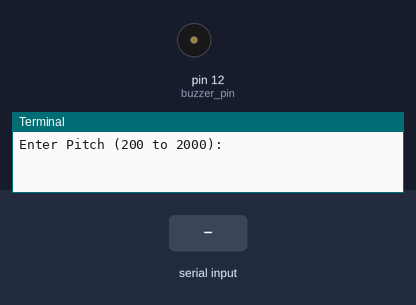
The program below on a simulated Raspberry Pi (header pin numbers). Parts: buzzer (waves = sounding, pin HIGH), the last lines printed to the terminal. Inputs (shaded band) come from the test bench.

Above: at 1.2 s.
1.3 s: "5" typed at the terminal, then Enter
2.8 s: "90" typed at the terminal, then Enter
At 3.05 s:
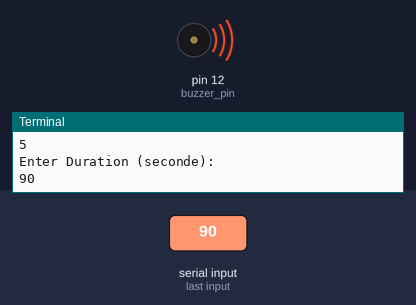
Timing chart, 0 to 11.8 s (numbered marks = the images above; inputs shaded):
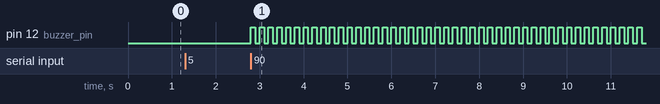

The program:

buzzer.py
```python
# (licence header left out)
import RPi.GPIO as GPIO
import time

try:
    input = raw_input
except NameError:
    pass

buzzer_pin = 12
GPIO.setmode(GPIO.BOARD)
GPIO.setup(buzzer_pin, GPIO.OUT)

def buzz(pitch, duration) :
    period = 1.0 / pitch
    half_period = period / 2
    cycles = int(duration * pitch)
    for i in range(cycles) :
        GPIO.output(buzzer_pin, GPIO.HIGH)
        time.sleep(half_period)
        GPIO.output(buzzer_pin, GPIO.LOW)
        time.sleep(half_period)

try:
    while True :
        pitch_s = input("Enter Pitch (200 to 2000): ")
        duration_s = input("Enter Duration (seconde): ")
        buzz(float(pitch_s), float(duration_s))

except KeyboardInterrupt:
    print("Exception: KeyboardInterrupt")

finally:
    GPIO.cleanup()
```

Measured:
- after the input at 2.8 s, pin 12 (buzzer_pin): alternates HIGH for 0.10 s and LOW for 0.10 s, starting at once
